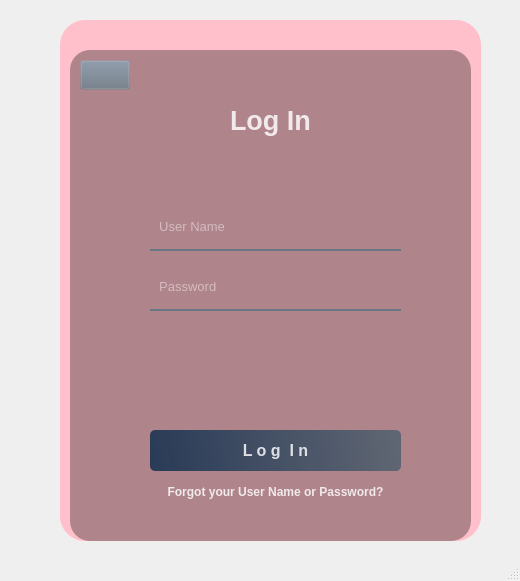
<?xml version="1.0" encoding="UTF-8"?>
<ui version="4.0">
 <class>MainWindow</class>
 <widget class="QMainWindow" name="MainWindow">
  <property name="geometry">
   <rect>
    <x>0</x>
    <y>0</y>
    <width>520</width>
    <height>581</height>
   </rect>
  </property>
  <property name="font">
   <font>
    <weight>75</weight>
    <bold>true</bold>
   </font>
  </property>
  <property name="windowTitle">
   <string>MainWindow</string>
  </property>
  <widget class="QWidget" name="centralwidget">
   <widget class="QWidget" name="widget" native="true">
    <property name="geometry">
     <rect>
      <x>30</x>
      <y>10</y>
      <width>451</width>
      <height>541</height>
     </rect>
    </property>
    <property name="styleSheet">
     <string notr="true">QPushButton#pb_login{
	background-color: qlineargradient(spread:pad, x1:0, y1:0.505682, x2:1, y2:0.477, stop:0 rgba(20, 47, 78, 219), stop:1 rgba(85, 98, 112, 226));
	color: rgba(255, 255, 255, 210);
	border-radius: 5px;
}
QPushButton#pb_login:hover{
	background-color: qlineargradient(spread:pad, x1:0, y1:0.505682, x2:1, y2:0.477, stop:0 rgba(40, 67, 98, 219), stop:1 rgba(105, 118, 132, 226));
}
QPushButton#pb_login:pressed{
	padding-left: 2px;
	padding-top: 2px;
	background-color: rgba(105, 118, 132, 200);
}

QPushButton#pb_for{
	background-color: rgba(105, 118, 132, 0);
	color: rgba(255, 255, 255, 210);
	border-radius: 5px;
}
QPushButton#pb_for:pressed{
	padding-left: 2px;
	padding-top: 2px;
}

QPushButton#pb_back{
	background-color: rgba(105, 118, 132, 0);
}</string>
    </property>
    <widget class="QLabel" name="back">
     <property name="geometry">
      <rect>
       <x>30</x>
       <y>10</y>
       <width>421</width>
       <height>521</height>
      </rect>
     </property>
     <property name="styleSheet">
      <string notr="true">background-color: #ffc0cb;
border-radius: 25px;</string>
     </property>
     <property name="text">
      <string/>
     </property>
    </widget>
    <widget class="QLabel" name="front">
     <property name="geometry">
      <rect>
       <x>40</x>
       <y>40</y>
       <width>401</width>
       <height>491</height>
      </rect>
     </property>
     <property name="styleSheet">
      <string notr="true">background-color: rgba(0, 0, 0, 80);
border-radius: 20px;</string>
     </property>
     <property name="text">
      <string/>
     </property>
    </widget>
    <widget class="QLabel" name="login">
     <property name="geometry">
      <rect>
       <x>200</x>
       <y>90</y>
       <width>90</width>
       <height>40</height>
      </rect>
     </property>
     <property name="font">
      <font>
       <pointsize>20</pointsize>
       <weight>75</weight>
       <bold>true</bold>
      </font>
     </property>
     <property name="styleSheet">
      <string notr="true">color: rgba(255, 255, 255, 210)</string>
     </property>
     <property name="text">
      <string>Log In</string>
     </property>
    </widget>
    <widget class="QLineEdit" name="user_name">
     <property name="geometry">
      <rect>
       <x>120</x>
       <y>200</y>
       <width>251</width>
       <height>41</height>
      </rect>
     </property>
     <property name="font">
      <font>
       <pointsize>10</pointsize>
      </font>
     </property>
     <property name="styleSheet">
      <string notr="true">background-color: rgba(0, 0, 0, 0);
border: none;
border-bottom: 2px solid rgba(105, 118, 132, 255);
color: rgba(255, 255, 255, 230);
padding-bottom: 7px;</string>
     </property>
     <property name="placeholderText">
      <string>  User Name</string>
     </property>
    </widget>
    <widget class="QLineEdit" name="user_password">
     <property name="geometry">
      <rect>
       <x>120</x>
       <y>260</y>
       <width>251</width>
       <height>41</height>
      </rect>
     </property>
     <property name="font">
      <font>
       <pointsize>10</pointsize>
      </font>
     </property>
     <property name="styleSheet">
      <string notr="true">background-color: rgba(0, 0, 0, 0);
border: none;
border-bottom: 2px solid rgba(105, 118, 132, 255);
color: rgba(255, 255, 255, 230);
padding-bottom: 7px;</string>
     </property>
     <property name="echoMode">
      <enum>QLineEdit::Password</enum>
     </property>
     <property name="placeholderText">
      <string>  Password</string>
     </property>
    </widget>
    <widget class="QPushButton" name="pb_login">
     <property name="enabled">
      <bool>true</bool>
     </property>
     <property name="geometry">
      <rect>
       <x>120</x>
       <y>420</y>
       <width>251</width>
       <height>41</height>
      </rect>
     </property>
     <property name="font">
      <font>
       <pointsize>12</pointsize>
       <weight>75</weight>
       <bold>true</bold>
      </font>
     </property>
     <property name="styleSheet">
      <string notr="true"/>
     </property>
     <property name="text">
      <string>L o g  I n</string>
     </property>
    </widget>
    <widget class="QPushButton" name="pb_for">
     <property name="enabled">
      <bool>true</bool>
     </property>
     <property name="geometry">
      <rect>
       <x>120</x>
       <y>470</y>
       <width>251</width>
       <height>23</height>
      </rect>
     </property>
     <property name="styleSheet">
      <string notr="true"/>
     </property>
     <property name="text">
      <string>Forgot your User Name or Password?</string>
     </property>
    </widget>
    <widget class="QPushButton" name="pb_back">
     <property name="geometry">
      <rect>
       <x>50</x>
       <y>50</y>
       <width>50</width>
       <height>30</height>
      </rect>
     </property>
     <property name="text">
      <string/>
     </property>
     <property name="icon">
      <iconset>
       <normaloff>../right-arrows.png</normaloff>../right-arrows.png</iconset>
     </property>
     <property name="iconSize">
      <size>
       <width>30</width>
       <height>30</height>
      </size>
     </property>
    </widget>
   </widget>
  </widget>
  <widget class="QStatusBar" name="statusbar"/>
 </widget>
 <resources/>
 <connections/>
</ui>
